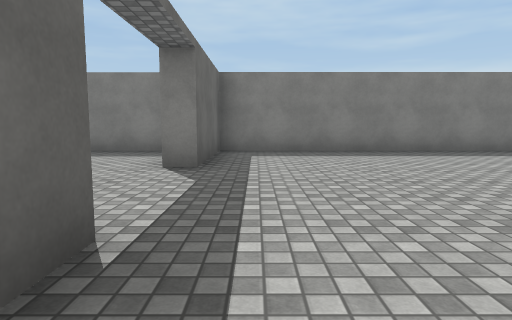
[1] (above)

16 first-person views from a walk through a 3-D level made in the Unity game engine. The camera is 1.2 m above the floor, tilts 6° down and sees 75° across. The floor is counted in squares, 2 m on a side. Each view is taken from the middle of a square. On the plan, view 1 faces up. The plan holds only what a view shows up to about 10 squares ahead; the rest is blank. The place goes on beyond the plan. The player character is not drawn. Surface patterns are stand-ins for the level's own textures.

[2]
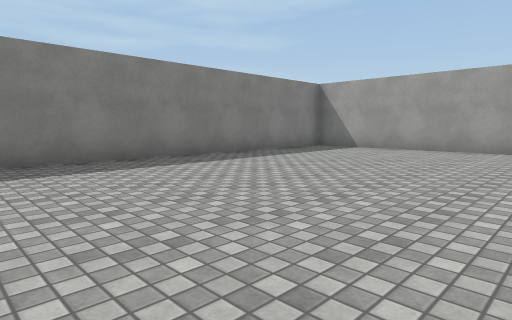

[3]
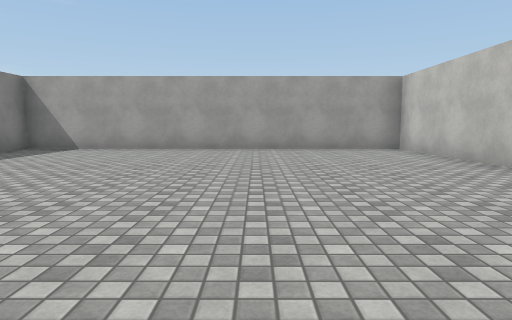

[4]
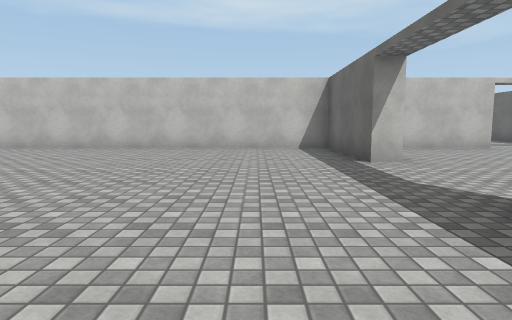

[5]
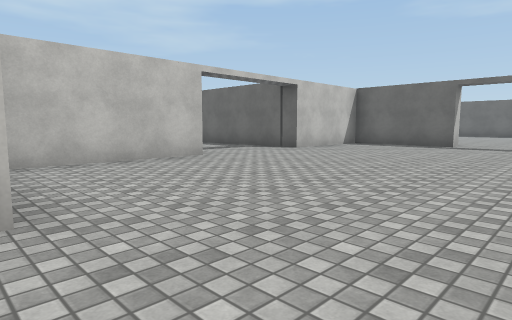

[6]
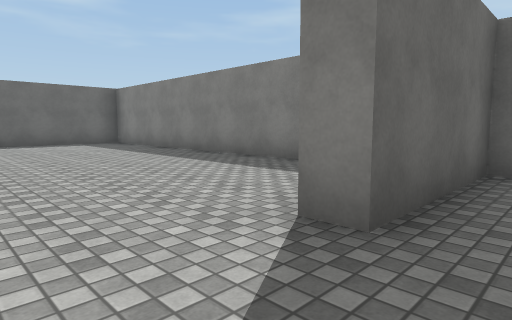

[7]
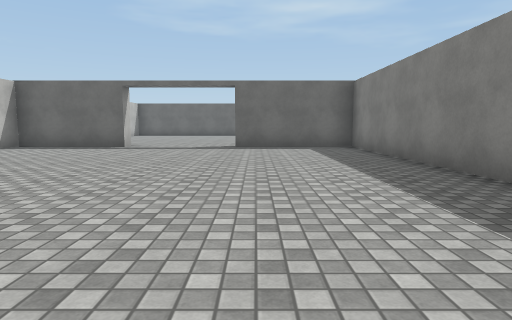

[8]
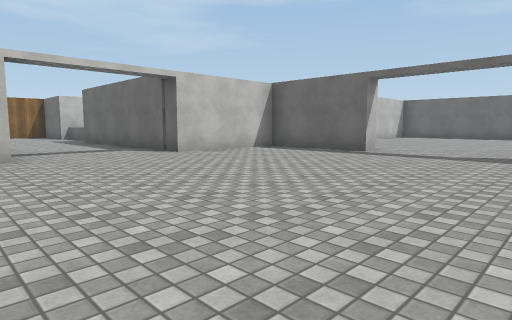

[9]
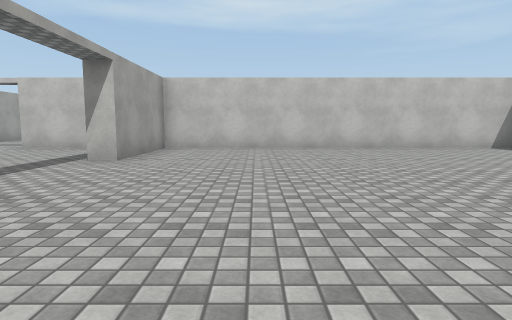

[10]
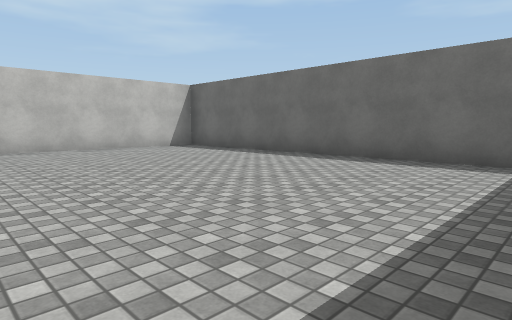

[11]
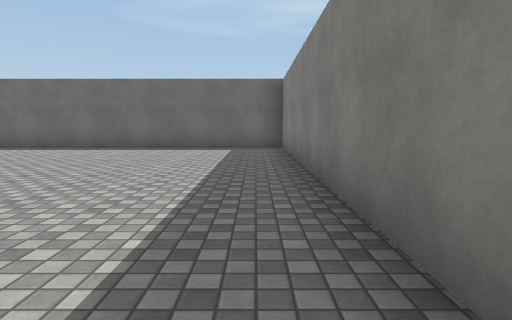

[12]
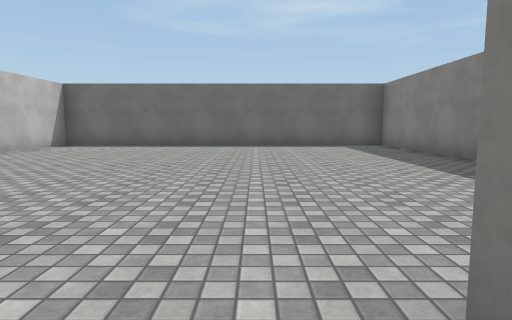

[13]
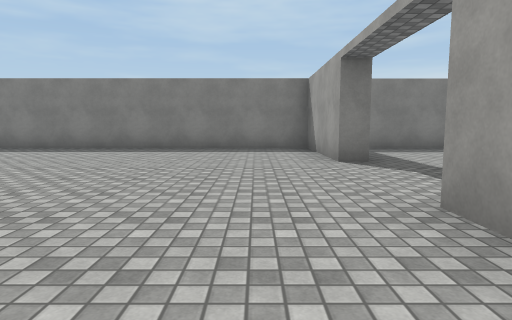

[14]
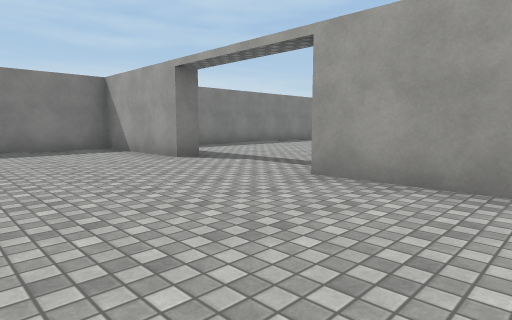

[15]
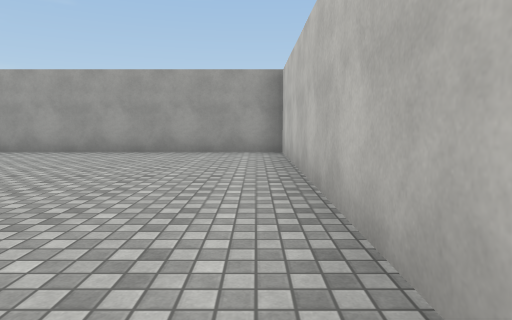

[16]
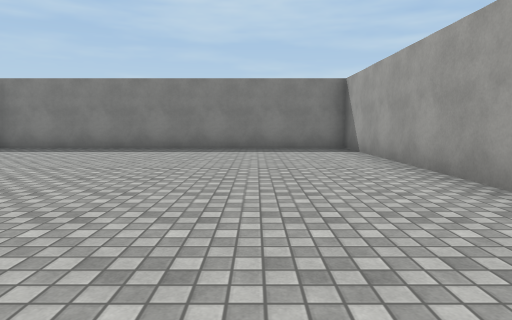

### Floor plan
Ten units are one square. View 1 is at (0, 0); x grows to the right and y downward. Boxes are objects, and circles mark ways between rooms. Rooms are numbered by the first view taken in them; rooms with no view inside come last. Other rooms are left out.
<svg viewBox="-213 -82 301 103">
<path fill="none" stroke="#000" d="M-14 -17 -8 -17 -8 16 83 16 83 -77 -8 -77 -8 -47 -14 -47M-50 16 -17 16M-117 -14 -112 -14 -112 16 -80 16M-21 -77 -112 -77 -112 -44M-112 -44 -117 -44 -117 -77 -208 -77 -208 16 -117 16 -117 -14"/>
<circle cx="-10" cy="-30" r="3" fill="#2a7"/>
<circle cx="-110" cy="-30" r="3" fill="#2a7"/>
<text x="40" y="-30">1</text>
<text x="-60" y="-30">2</text>
<text x="-160" y="-30">3</text>
</svg>
Room 1 opens to room 2. Room 2 opens to room 3.

Where each view was taken, in squares from view 1:
view 1: 0 up, 0 right, facing up
view 2: 2 up, 0 right, facing up-right
view 3: 2 up, 0 right, facing right
view 4: 7 up, 1 right, facing down
view 5: 4 up, 1 left, facing down-left
view 6: 3 up, 0 right, facing up-left
view 7: 5 up, 2 left, facing left
view 8: 5 up, 4 left, facing down-left
view 9: 7 up, 14 left, facing down
view 10: 7 up, 15 left, facing down-left
view 11: 7 up, 12 left, facing left
view 12: 4 up, 11 left, facing left
view 13: 1 down, 13 left, facing up
view 14: 1 down, 15 left, facing up-right
view 15: 1 down, 1 right, facing right
view 16: 1 down, 6 right, facing up
